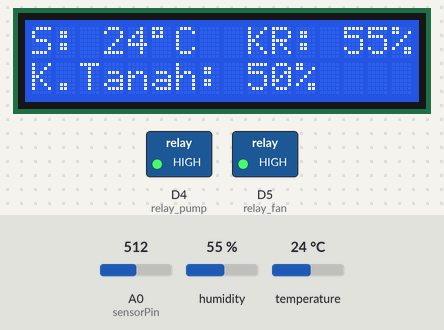
Simulated run of this sketch. Board: ESP8266 (NodeMCU). On the bench: 16×2 character LCD, switched loads named in the sketch (green lamp = pin HIGH). The inputs (shaded band) are chosen by the test bench; at power-on: A0 (sensorPin) = 512, temperature 24 °C, humidity 55 %. WiFi joins after 1.5 s; servers stay silent unless stated; what the sketch prints to the serial monitor is not drawn.

Above: at 3.6 s.
3.7 s: A0 (sensorPin) set to 916
At 6.9 s:
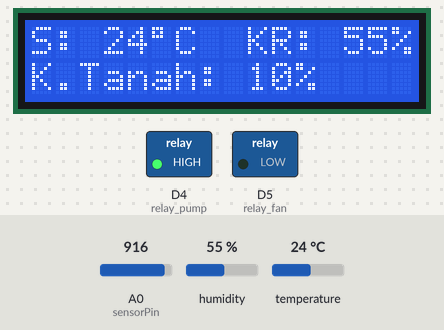
7.5 s: A0 (sensorPin) set to 941
At 9.6 s:
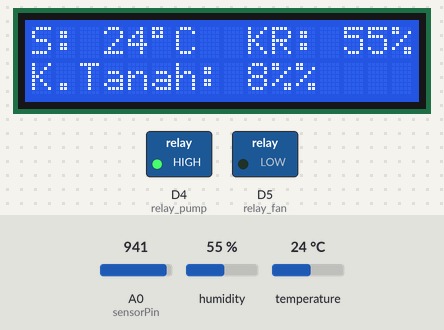
10.5 s: temperature set to 29 °C
At 16.2 s:
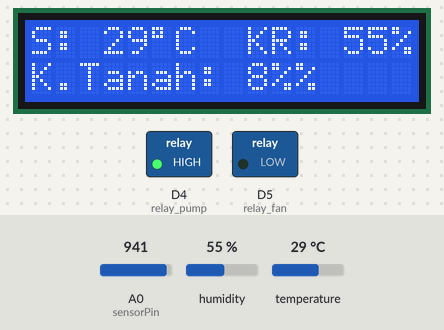
16.5 s: temperature set to 32 °C
At 21.7 s:
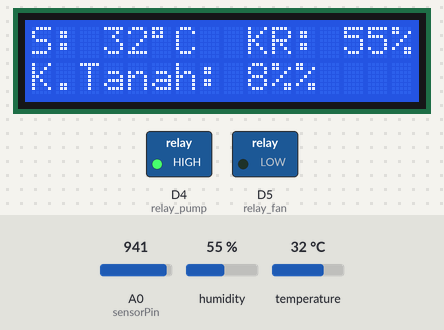
22.7 s: A0 (sensorPin) set to 309
At 28.3 s:
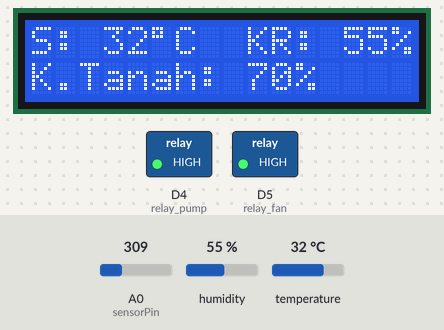
28.7 s: A0 (sensorPin) set to 287
At 33.7 s:
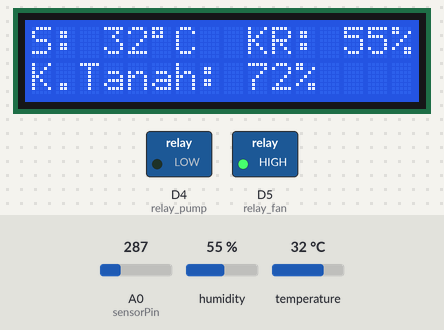
Timing chart, 0 to 35.2 s (numbered marks = the images above; inputs shaded):
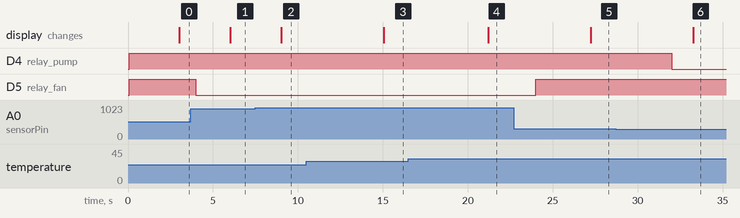

Measured:
- the behaviour switches between 925 and 926 on A0 (sensorPin) (found by bisection; images 1 and 2)
- the behaviour switches between 302 and 301 on A0 (sensorPin) (found by bisection; images 5 and 6)
- after the input at 3.7 s, the display: changes after 2.3 s (image 1)
- after the input at 7.5 s, the display: changes after 1.5 s (image 2)
- after the input at 10.5 s, the display: changes after 4.6 s (image 3)
- after the input at 16.5 s, the display: changes after 4.7 s (image 4)
- after the input at 22.7 s, the display: changes after 4.5 s (image 5)
- after the input at 28.7 s, D4 (relay_pump): HIGH → LOW after 3.3 s; the display: changes after 4.6 s (image 6)

The sketch:

perco_3.ino
```cpp
#include "DHT.h"
#include <ESP8266WiFi.h>
#include <LiquidCrystal_I2C.h>
#include <elapsedMillis.h>
#include <ThingSpeak.h>

#define DHTPIN D6     // DHT PIN 2
#define DHTTYPE DHT11   // DHT 11 (AM2302), AM2321
#define relay_fan D5 //Relay fan di D5
#define relay_pump D4 //Relay pompa di pin D6
int sensorPin = A0;     // Soil moisture sensor analog output pin
DHT dht(DHTPIN, DHTTYPE);

LiquidCrystal_I2C lcd(0x3F, 16, 2);
float nilaisensor = 0;  // Variable to store the sensor value
int nilaimapping = 0; // Variable to store the mapped value
int t, h;

const char* apiKey = "B44DZ6YQWAMXQQ1Z"; // hapus "****" dan isi dengan API key dari Thinkspeak
const char* ssid = "Iphone"; // ganti *** dan isi dengan SSID WiFi
const char* password = "hqet4377"; // ganti *** dan isi dengan Password WiFi
const unsigned long chID    = 2211272;  // Ganti dengan ID channel ThingSpeak Anda
const char* server = "api.thingspeak.com";
WiFiClient client;

//Interval masing-masing fungsi
const unsigned long intervalInput   = 2000;   // Interval baca sensor (ms)
const unsigned long intervalOutput  = 3000;   // Interval print LCD (ms)
const unsigned long intervalControl  = 4000;   // Interval kontrol kondisi relay (ms)
const unsigned long intervalUpload  = 5000;   // Interval kirim data ke Thinkspeak (ms)
// Variabel untuk menghitung waktu yang telah berlalu
elapsedMillis elapsedInput;
elapsedMillis elapsedOutput;
elapsedMillis elapsedControl;
elapsedMillis elapsedUpload;

void setup() {
  Serial.begin(115200);
  //memulai dht
  dht.begin();
  //setting lcd awal
  lcd.init();
  lcd.backlight();
  lcd.setCursor(0, 0);
  lcd.print("S: ");
  lcd.setCursor(9, 0);
  lcd.print("KR: ");
  lcd.setCursor(0, 1);
  lcd.print("K.Tanah: ");

  //Setting Relay
  pinMode(relay_fan,OUTPUT);
  digitalWrite(relay_fan,HIGH);
  pinMode(relay_pump,OUTPUT);
  digitalWrite(relay_pump,HIGH);

  //Setting Wifi + Thinkspeak
  WiFi.begin(ssid, password);
  while (WiFi.status() != WL_CONNECTED)
  {
    delay(1000);
    Serial.println("Connecting to WiFi...");
  }
  Serial.println("Connected to WiFi");
//mulai Thinkspeak
  ThingSpeak.begin(client);
}

void loop() {
  if (elapsedInput >= intervalInput) {
    //DHT11 read
    h = dht.readHumidity();
    t = dht.readTemperature(); // Read temperature as Celsius (the default)
    // Check if any reads failed and exit early (to try again).
    if (isnan(h) || isnan(t) ) {
      Serial.println("Failed to read from DHT sensor!");
      return;
    }
    //Moist
    nilaisensor = analogRead(sensorPin); // Read the raw sensor value
    // Map the sensor value to a range (e.g., 0-100%) for better readability
    nilaimapping = map(nilaisensor, 0, 1023, 100, 0);
    elapsedInput = 0;
  }

  if (elapsedOutput >= intervalOutput) {
    //Serial
    Serial.print("Temperature: ");
    Serial.print(t);
    Serial.println(" *C\t");
    Serial.print("Humidity: ");
    Serial.print(h);
    Serial.println(" %");
    Serial.print("K.Tanah : ");
    Serial.print(nilaimapping);
    Serial.println("%");
    //LCD
    lcd.setCursor(3, 0);
    lcd.print(t);
    lcd.print(char(223));
    lcd.print("C");
    lcd.setCursor(13, 0);
    lcd.print(h);
    lcd.print("%");
    lcd.setCursor(9, 1);
    lcd.print(nilaimapping);
    lcd.print("%");
    elapsedOutput = 0;
  }

if (elapsedControl >= intervalControl) {
    if (t > 30)
    {
        digitalWrite(relay_fan,HIGH);//fan ON
    }
    else{
        digitalWrite(relay_fan,LOW);//fan off
    }
    if (nilaimapping > 70)
    {
        digitalWrite(relay_pump,LOW);
    }
    else{
        digitalWrite(relay_pump,HIGH);
    }
  elapsedControl = 0;
}
if (elapsedUpload >= intervalUpload) {
    ThingSpeak.setField(1, t); // kirim nilai suhu
    ThingSpeak.setField(2, h); // kirim nilai kelembaban ruangan
    ThingSpeak.setField(3, nilaimapping); // kirim nilai kelembapan tanah
    ThingSpeak.writeFields(chID, apiKey);

    elapsedUpload = 0;
}

}
```
